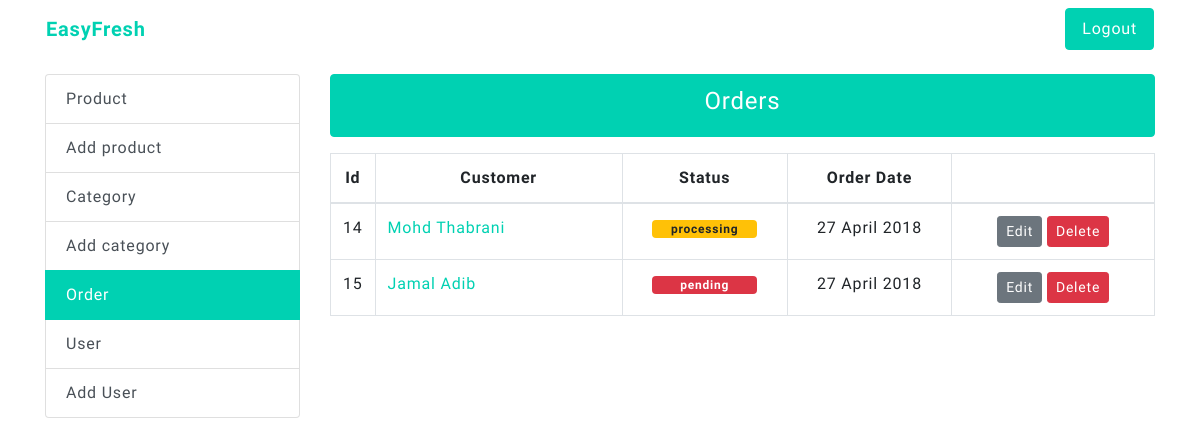
The app's page /admin/orders.php (signed in) with its own data.
### tables this page shows
CREATE TABLE `orders` (
  `id` int(11) NOT NULL,
  `status` varchar(50) NOT NULL DEFAULT 'pending',
  `first_name` varchar(255) NOT NULL,
  `last_name` varchar(255) NOT NULL,
  `email` varchar(255) NOT NULL,
  `phone_number` varchar(50) NOT NULL,
  `address` text NOT NULL,
  `total_price` decimal(5,2) NOT NULL,
  `created_date` timestamp NOT NULL DEFAULT CURRENT_TIMESTAMP
);

### admin/functions/orders.php (called while the page is built)
<?php
require_once($_SERVER['DOCUMENT_ROOT'].'/database-connection.php');
$sql = "SELECT * FROM orders";
$orders = $conn->query($sql);

### admin/orders.php (the view, shortened to what this page needs)
<?php
require_once($_SERVER['DOCUMENT_ROOT'].'/admin/functions/orders.php');
?>
<?php require_once($_SERVER['DOCUMENT_ROOT'].'/partials/header.php') ?>
<div class="container">
	<div class="row mb-3">
		<?php require_once($abs_path.'/admin/partials/navigation.php') ?>
	</div>
	<div class="row">
		<div class="col-sm-3">
			<?php require_once($abs_path.'/admin/partials/sidebar-menu.php') ?>
		</div>
		<div class="col-sm-9">
			<ul class="list-group mb-3">
				<li class="list-group-item active text-center">
					<h4>Orders</h4>
				</li>
			</ul>
			<div class="row">
				<div class="col-12">
					<table class="table table-bordered">
						<thead>
							<tr>
								<th class="text-center" width="5%">Id</th>
								<th class="text-center" width="30%">Customer</th>
								<th class="text-center" width="20%">Status</th>
								<th class="text-center" width="20%">Order Date</th>
								<th class="text-center" width="300px"></th>
							</tr>
						</thead>
						<tbody>
							<?php if ($orders->num_rows > 0) : ?>
								<?php while($row = $orders->fetch_assoc()) : ?>
								<tr>
									<td><?php echo $row["id"] ?></td>
									<td>
										<a href="/admin/orders-show.php?id=<?php echo $row["id"] ?>"><?php echo $row["first_name"] . ' ' . $row["last_name"] ?></a>
									</td>
									<td class="text-center">
										<span class="w-75 badge <?php
											if($row["status"] == 'pending') {
												echo 'badge-danger';
											} elseif($row["status"] == 'processing') {
												echo 'badge-warning';
											} else {
												echo 'badge-success';
											}
											?>">
											<?php echo $row["status"] ?>
										</span>
									</td>
									<td class="text-center">
										<?php echo date("d F Y", strtotime($row['created_date'])); ?>
									</td>
									<td class="text-center">
										<a class="btn btn-secondary btn-sm" href="/admin/orders-edit.php?id=<?php echo $row["id"] ?>">Edit</a>
										<a class="btn btn-danger btn-sm" href="/admin/functions/orders-delete.php?id=<?php echo $row["id"] ?>">Delete</a>
									</td>
								</tr>
								<?php endwhile ?>
							<?php else : ?>
							<tr>
								<td colspan="5" class="text-center">No items found</td>
							</tr>
							<?php endif ?>
						</tbody>
					</table>
				</div>
			</div>
		</div>
	</div>
</div>
<?php require_once($abs_path.'/partials/footer.php') ?>

### css/main.css (style rules this page uses)
body { font-family: 'Muli'; letter-spacing: 0.05rem; }
.btn.btn-primary, .list-group-item.active { background: #00d1b2 !important; border-color: #00d1b2 !important; }
.no-deco, a { text-decoration: none !important; }
a { color: #00d1b2; transition-duration: 300ms; }

### records on screen
orders: id "14", first_name "Mohd", last_name "Thabrani", status "processing", created_date "27 April 2018"
orders: id "15", first_name "Jamal", last_name "Adib", status "pending", created_date "27 April 2018"
